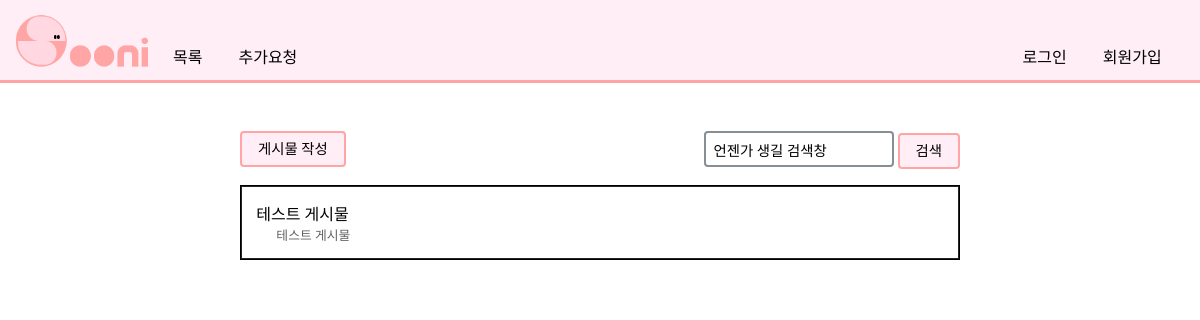
Before: /celebrities/이지혜 with the older database file.
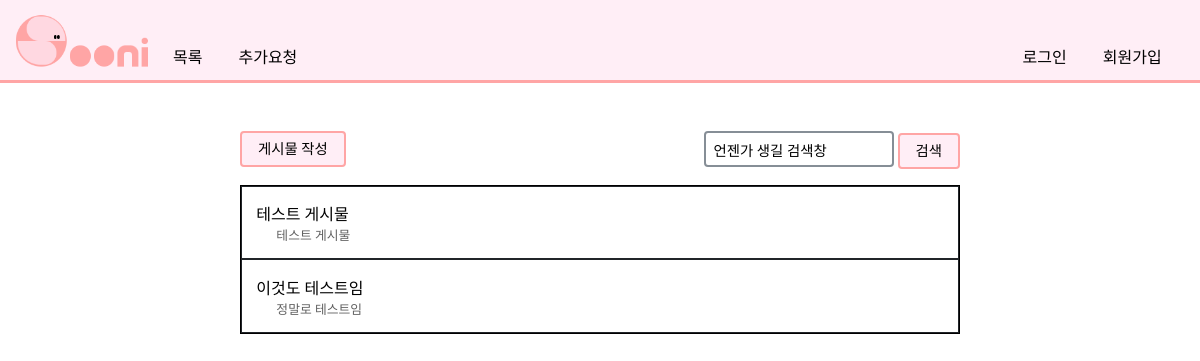
After: the same page with the newer database file.
### pybo/models.py (models this page shows)
class Post(models.Model):
    author = models.ForeignKey(User, on_delete=models.CASCADE)
    celebrity = models.ForeignKey(Celebrity, on_delete=models.CASCADE)
    subject = models.CharField(max_length=30)
    content = models.TextField()
    create_date = models.DateTimeField()

### pybo/views.py (the view)
# urls.py: path('<str:celebrity_name>', views.post, name='post'),
def post(request, celebrity_name):
    celebrity = Celebrity.objects.get(name = celebrity_name)
    post_list = Post.objects.filter(celebrity=celebrity)
    context = {'post_list': post_list, 'celebrity' : celebrity}
    return render(request, 'pybo/post.html', context)

### templates/pybo/post.html (shortened to what this page needs)
{% extends 'navi.html' %} {% load static %} {% block content %}
<div class="postbodyclass">
    <div id="wrapper">
        <a href="{% url 'pybo:newpost' celebrity.name %}">
            <input type="submit" value="게시물 작성"/>
        </a>
        <div>
            <input type="text" name="content" id="content" rows="25" value="언젠가 생길 검색창" />
            <input type="submit" value="검색" />
        </div>
    </div>
    {% if post_list %}
    <dl class="postlist">
        {% for post in post_list %}
        <dt>
            <div><a href="{% url 'pybo:detail' celebrity.name post.id %}"> {{ post.subject }} </a></div>
            <div class="postcontent">
                {{ post.content }}
            </div>
        </dt>
        {% endfor %}
    </dl>
    {% else %}
    <p class="nopost"><span>등록된 게시물이 없습니다</span></p>
    {% endif %}
</div>
{% endblock %}

Changed rows visible on the page:
added Post: subject "이것도 테스트임", content "정말로 테스트임"
